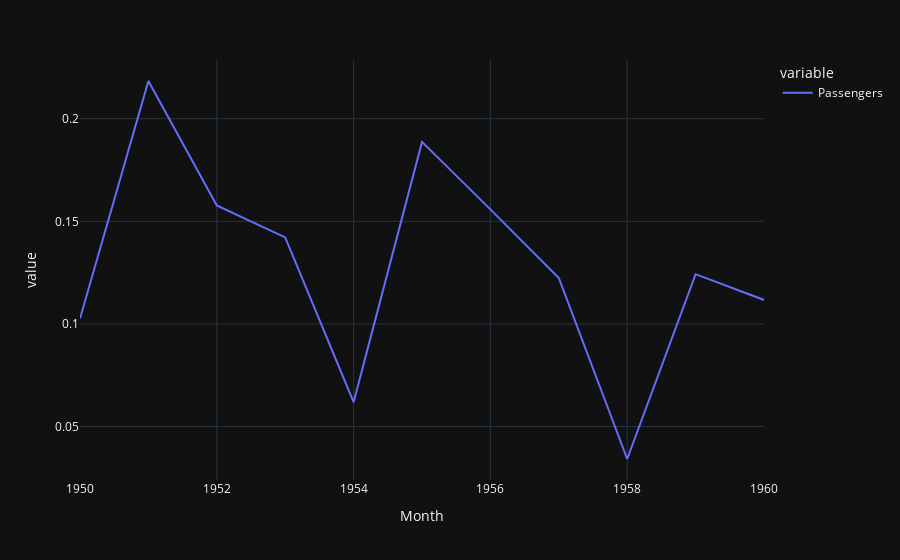

The cell this chart's notebook holds for it:
### Code cell
c1 = air.groupby(by = [air.index.year]).sum()
c2 = c1.pct_change()
c2.dropna(inplace=True)
fig1 = px.line(data_frame=c2)
fig1.show()

### Figure 1 — Plotly figure (JSON) as saved in the notebook; plotly's stock layout.template omitted (floating-point values rounded to 4 significant figures)
{"data": [{"hovertemplate": "variable=Passengers<br>Month=%{x}<br>value=%{y}<extra></extra>", "legendgroup": "Passengers", "line": {"color": "#636efa", "dash": "solid"}, "marker": {"symbol": "circle"}, "mode": "lines", "name": "Passengers", "orientation": "v", "showlegend": true, "x": [1950, 1951, 1952, 1953, 1954, 1955, 1956, 1957, 1958, 1959, 1960], "xaxis": "x", "y": [0.1026, 0.2184, 0.1577, 0.1421, 0.06185, 0.1887, 0.1558, 0.1224, 0.03416, 0.1242, 0.1117], "yaxis": "y", "type": "scatter"}], "layout": {"xaxis": {"anchor": "y", "domain": [0.0, 1.0], "title": {"text": "Month"}}, "yaxis": {"anchor": "x", "domain": [0.0, 1.0], "title": {"text": "value"}}, "legend": {"title": {"text": "variable"}, "tracegroupgap": 0}, "margin": {"t": 60}}}
